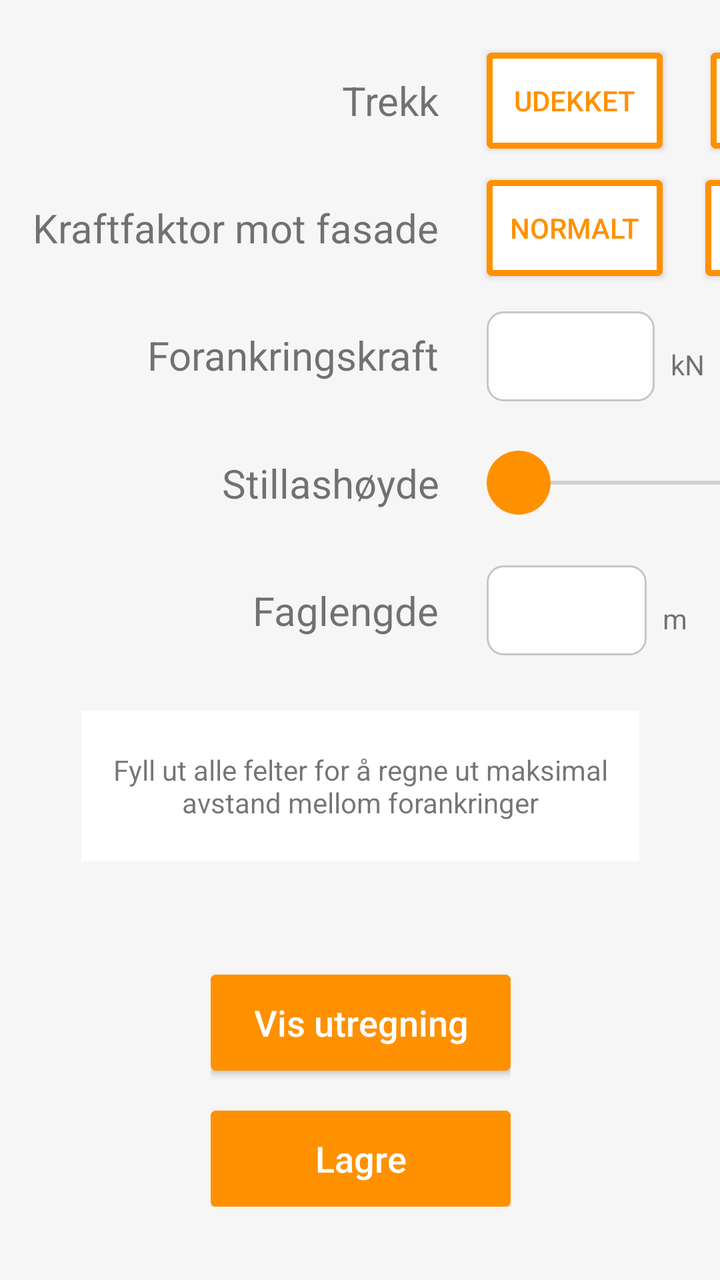
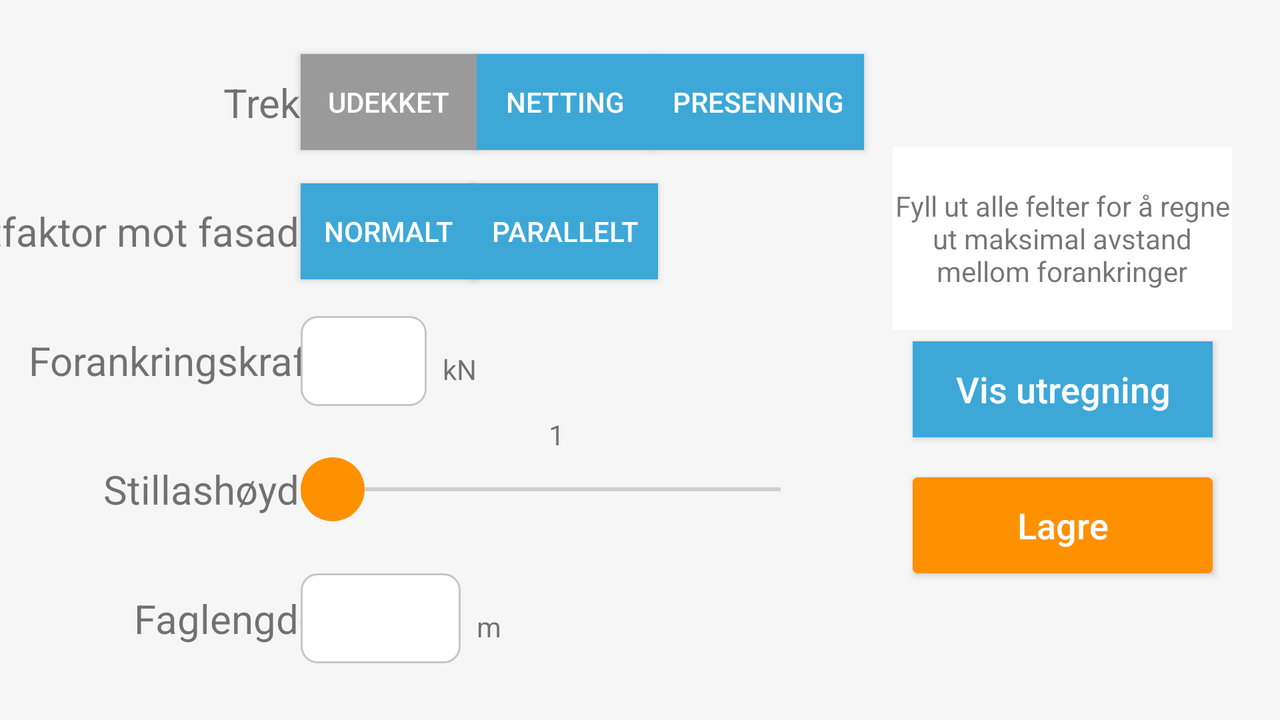

First picture: res/layout/ on a phone held upright. Second picture: the repository's own variant of that layout, on a device whose configuration matches the variant's folder. Source for both follows.
<!-- AndroidManifest.xml: application theme AppTheme -->
<!-- res/layout/fragment_wall_anchor_distance.xml -->
<?xml version="1.0" encoding="utf-8"?>
<androidx.constraintlayout.widget.ConstraintLayout xmlns:android="http://schemas.android.com/apk/res/android"
    xmlns:app="http://schemas.android.com/apk/res-auto"
    xmlns:tools="http://schemas.android.com/tools"
    android:layout_width="match_parent"
    android:layout_height="match_parent"
    android:background="#F6F6F6"
    tools:context=".WallActivity">


    


    <TextView
        android:id="@+id/coverDescriptionTextView"
        android:layout_width="wrap_content"
        android:layout_height="wrap_content"
        android:text="@string/trekk"
        android:textAlignment="textEnd"
        android:textSize="20sp"
        app:layout_constraintBottom_toTopOf="@+id/forceFactorTextView"
        app:layout_constraintEnd_toEndOf="@+id/forceFactorTextView"
        app:layout_constraintTop_toTopOf="parent" />

    <Button
        android:id="@+id/coverTarpButton"
        android:layout_width="wrap_content"
        android:layout_height="wrap_content"
        android:layout_marginStart="24dp"
        android:background="@drawable/border"
        android:paddingHorizontal="10dp"
        android:text="@string/presenning"
        android:textColor="@color/colorAccent"
        app:layout_constraintBottom_toBottomOf="@+id/coverNetButton"
        app:layout_constraintStart_toEndOf="@+id/coverNetButton"
        app:layout_constraintTop_toTopOf="@+id/coverNetButton" />

    <Button
        android:id="@+id/coverNetButton"
        android:layout_width="wrap_content"
        android:layout_height="wrap_content"
        android:layout_marginStart="24dp"
        android:background="@drawable/border"
        android:paddingHorizontal="10dp"
        android:text="@string/netting"
        android:textColor="@color/colorAccent"
        app:layout_constraintBottom_toBottomOf="@+id/coverNoneButton"
        app:layout_constraintEnd_toStartOf="@+id/coverTarpButton"
        app:layout_constraintStart_toEndOf="@+id/coverNoneButton"
        app:layout_constraintTop_toTopOf="@+id/coverNoneButton" />

    <Button
        android:id="@+id/coverNoneButton"
        android:layout_width="wrap_content"
        android:layout_height="wrap_content"
        android:layout_marginStart="24dp"
        android:background="@drawable/border"
        android:paddingHorizontal="10dp"
        android:text="@string/udekket"
        android:textColor="@color/colorAccent"
        app:layout_constraintBottom_toBottomOf="@+id/coverDescriptionTextView"
        app:layout_constraintEnd_toStartOf="@+id/coverNetButton"
        app:layout_constraintStart_toEndOf="@+id/coverDescriptionTextView"
        app:layout_constraintTop_toTopOf="@+id/coverDescriptionTextView" />


    

    <TextView
        android:id="@+id/forceFactorTextView"
        android:layout_width="wrap_content"
        android:layout_height="wrap_content"
        android:layout_marginStart="16dp"
        android:text="@string/kraftfaktor_mot_fasade"
        android:textAlignment="textEnd"
        android:textSize="20sp"
        app:layout_constraintBottom_toTopOf="@+id/anchorForceTextView"
        app:layout_constraintStart_toStartOf="parent"
        app:layout_constraintTop_toBottomOf="@+id/coverDescriptionTextView" />

    <Button
        android:id="@+id/forceFactorNormalButton"
        android:layout_width="wrap_content"
        android:layout_height="wrap_content"
        android:background="@drawable/border"
        android:paddingHorizontal="10dp"
        android:text="@string/normalt"
        android:textColor="@color/colorAccent"
        app:layout_constraintBottom_toBottomOf="@+id/forceFactorTextView"
        app:layout_constraintEnd_toEndOf="@+id/coverNoneButton"
        app:layout_constraintStart_toStartOf="@+id/coverNoneButton"
        app:layout_constraintTop_toTopOf="@+id/forceFactorTextView" />


    

    <Button
        android:id="@+id/forceFactorParallelButton"
        android:layout_width="wrap_content"
        android:layout_height="wrap_content"
        android:background="@drawable/border"
        android:paddingHorizontal="10dp"
        android:text="@string/parallelt"
        android:textColor="@color/colorAccent"
        app:layout_constraintBottom_toBottomOf="@+id/forceFactorNormalButton"
        app:layout_constraintEnd_toEndOf="@+id/coverNetButton"
        app:layout_constraintStart_toStartOf="@+id/coverNetButton"
        app:layout_constraintTop_toTopOf="@+id/forceFactorNormalButton" />

    <TextView
        android:id="@+id/anchorForceTextView"
        android:layout_width="wrap_content"
        android:layout_height="wrap_content"
        android:text="@string/forankringskraft"
        android:textAlignment="textEnd"
        android:textSize="20sp"
        app:layout_constraintBottom_toTopOf="@+id/scaffoldHeightTextView"
        app:layout_constraintEnd_toEndOf="@+id/forceFactorTextView"
        app:layout_constraintTop_toBottomOf="@+id/forceFactorTextView" />

    <EditText
        android:id="@+id/anchorForceEditText"
        android:layout_width="wrap_content"
        android:layout_height="@dimen/editTextHeight"
        android:background="@drawable/et_style"
        android:ems="4"
        android:inputType="numberDecimal"
        android:maxLength="4"
        android:nextFocusDown="@+id/bayLengthEditText"
        android:textAlignment="center"
        app:layout_constraintBottom_toBottomOf="@+id/anchorForceTextView"
        app:layout_constraintStart_toStartOf="@+id/forceFactorNormalButton"
        app:layout_constraintTop_toTopOf="@+id/anchorForceTextView"
        app:layout_constraintVertical_bias="0.473" />

    <TextView
        android:id="@+id/anchorForceLabelTextView"
        android:layout_width="wrap_content"
        android:layout_height="wrap_content"
        android:layout_marginStart="8dp"
        android:layout_marginTop="8dp"
        android:text="@string/kn"
        app:layout_constraintBottom_toBottomOf="@+id/anchorForceEditText"
        app:layout_constraintStart_toEndOf="@+id/anchorForceEditText"
        app:layout_constraintTop_toTopOf="@+id/anchorForceEditText" />


    

    <TextView
        android:id="@+id/scaffoldHeightTextView"
        android:layout_width="wrap_content"
        android:layout_height="wrap_content"
        android:text="@string/stillash_yde"
        android:textAlignment="textEnd"
        android:textSize="20sp"
        app:layout_constraintBottom_toTopOf="@+id/bayLengthDescriptionTextView"
        app:layout_constraintEnd_toEndOf="@+id/anchorForceTextView"
        app:layout_constraintTop_toBottomOf="@+id/anchorForceTextView" />

    <TextView
        android:id="@+id/scaffoldHeightLabelTextView"
        android:layout_width="wrap_content"
        android:layout_height="wrap_content"
        android:layout_marginBottom="2dp"
        android:text="1 m"
        app:layout_constraintBottom_toTopOf="@+id/scaffoldHeightSeekBar"
        app:layout_constraintEnd_toEndOf="@+id/scaffoldHeightSeekBar"
        app:layout_constraintStart_toStartOf="@+id/scaffoldHeightSeekBar" />

    <SeekBar
        android:id="@+id/scaffoldHeightSeekBar"
        android:layout_width="0dp"
        android:layout_height="wrap_content"
        android:max="24"
        android:thumb="@drawable/thumb_image"


        app:layout_constraintBottom_toBottomOf="@+id/scaffoldHeightTextView"
        app:layout_constraintEnd_toEndOf="@+id/coverTarpButton"
        app:layout_constraintStart_toStartOf="@+id/anchorForceEditText"
        app:layout_constraintTop_toTopOf="@+id/scaffoldHeightTextView" />

    

    <TextView
        android:id="@+id/bayLengthDescriptionTextView"
        android:layout_width="wrap_content"
        android:layout_height="wrap_content"
        android:labelFor="@+id/bayLengthEditText"
        android:text="@string/faglengde"
        android:textAlignment="textEnd"
        android:textSize="20sp"
        app:layout_constraintBottom_toTopOf="@+id/resultTextView"
        app:layout_constraintEnd_toEndOf="@+id/scaffoldHeightTextView"
        app:layout_constraintTop_toBottomOf="@+id/scaffoldHeightTextView" />

    <EditText
        android:id="@+id/bayLengthEditText"
        android:layout_width="80dp"
        android:layout_height="@dimen/editTextHeight"
        android:autofillHints="3"
        android:background="@drawable/et_style"
        android:ems="4"
        android:inputType="numberDecimal"
        android:maxLength="4"
        android:nextFocusUp="@+id/anchorForceEditText"
        android:textAlignment="center"
        app:layout_constraintBottom_toBottomOf="@+id/bayLengthDescriptionTextView"
        app:layout_constraintStart_toStartOf="@+id/scaffoldHeightSeekBar"
        app:layout_constraintTop_toTopOf="@+id/bayLengthDescriptionTextView" />

    <TextView
        android:id="@+id/bayLengthLabelTextView"
        android:layout_width="wrap_content"
        android:layout_height="wrap_content"
        android:layout_marginStart="8dp"
        android:layout_marginTop="8dp"
        android:text="@string/m"
        app:layout_constraintBottom_toBottomOf="@+id/bayLengthEditText"
        app:layout_constraintStart_toEndOf="@+id/bayLengthEditText"
        app:layout_constraintTop_toTopOf="@+id/bayLengthEditText" />


    

    <TextView
        android:id="@+id/resultTextView"
        android:layout_width="279dp"
        android:layout_height="wrap_content"
        android:background="@color/white"
        android:paddingVertical="20dp"
        android:text="Fyll ut alle felter for å regne ut maksimal avstand mellom forankringer"
        android:textAlignment="center"
        app:layout_constraintBottom_toTopOf="@+id/rightButtons"
        app:layout_constraintEnd_toEndOf="parent"
        app:layout_constraintStart_toStartOf="parent"
        app:layout_constraintTop_toBottomOf="@+id/bayLengthDescriptionTextView" />

    <LinearLayout
        android:id="@+id/rightButtons"
        android:layout_width="wrap_content"
        android:layout_height="wrap_content"
        android:orientation="vertical"
        app:layout_constraintBottom_toBottomOf="parent"
        app:layout_constraintEnd_toEndOf="@+id/resultTextView"
        app:layout_constraintHorizontal_bias="0.5"
        app:layout_constraintStart_toStartOf="@+id/resultTextView"
        app:layout_constraintTop_toBottomOf="@+id/resultTextView">

        <Button
            android:id="@+id/showCalculationButton"
            android:layout_width="150dp"
            android:layout_height="wrap_content"
            android:layout_marginVertical="20dp"
            android:background="@drawable/border_filled"
            android:paddingStart="12dp"
            android:paddingEnd="12dp"
            android:text="Vis utregning"
            android:textAllCaps="false"
            android:textColor="#FFFFFF"
            android:textSize="18sp" />

        <Button
            android:id="@+id/saveAnchorDistanceButton"
            android:layout_width="150dp"
            android:layout_height="wrap_content"
            android:background="@drawable/border_filled"
            android:paddingStart="12dp"
            android:paddingEnd="12dp"
            android:text="Lagre"
            android:textAllCaps="false"
            android:textColor="#FFFFFF"
            android:textSize="18sp" />

    </LinearLayout>


</androidx.constraintlayout.widget.ConstraintLayout>
<!-- resources referenced by this layout -->
<resources>
  <color name="colorAccent">#FF9100</color>
  <color name="white">#FFFFFF</color>
  <dimen name="editTextHeight">45dp</dimen>
  <!-- drawable border (drawable) -->
  <?xml version="1.0" encoding="utf-8"?>
  <shape xmlns:android="http://schemas.android.com/apk/res/android">
      <solid
          android:color="#FFFFFF" >
      </solid>
      <stroke
          android:width="3dp"
          android:color="@color/colorAccent" >
      </stroke>
      <corners
          android:radius="1dp"   >
      </corners>
  </shape>
  <!-- drawable border_filled (drawable) -->
  <?xml version="1.0" encoding="utf-8"?>
  <shape xmlns:android="http://schemas.android.com/apk/res/android">
      <solid
          android:color="@color/colorAccent" >
      </solid>
      <stroke
          android:width="3dp"
          android:color="@color/colorAccent" >
      </stroke>
      <corners
          android:radius="1dp"   >
      </corners>
  </shape>
  <!-- drawable et_style (drawable) -->
  <?xml version="1.0" encoding="utf-8"?>
  <shape xmlns:android="http://schemas.android.com/apk/res/android" android:shape="rectangle">
      <stroke
          android:width="1dp"
          android:color="#C6C6C6"
          />
      <solid
          android:color="@color/white"/>
      <corners android:radius="8dp"/>
  </shape>
  <!-- drawable thumb_image (drawable) -->
  <?xml version="1.0" encoding="utf-8"?>
  <layer-list xmlns:android="http://schemas.android.com/apk/res/android">
      <item>
          <shape android:shape="rectangle">
              <solid android:color="#00AC8994"/>
              <size
                  android:width="32dp"
                  android:height="32dp"/>
          </shape>
      </item>
      <item>
          <shape android:shape="oval"
              >
              <solid android:color="@color/colorAccent"/>
              <size
                  android:width="32dp"
                  android:height="32dp" />
          </shape>
      </item>
  
  </layer-list>
  <string name="faglengde">Faglengde</string>
  <string name="forankringskraft">Forankringskraft</string>
  <string name="kn">kN</string>
  <string name="kraftfaktor_mot_fasade">Kraftfaktor mot fasade</string>
  <string name="m">m</string>
  <string name="netting">Netting</string>
  <string name="normalt">Normalt</string>
  <string name="parallelt">Parallelt</string>
  <string name="presenning">Presenning</string>
  <string name="stillash_yde">Stillashøyde</string>
  <string name="trekk">Trekk</string>
  <string name="udekket">Udekket</string>
  <style name="AppTheme" parent="Theme.AppCompat.Light.DarkActionBar">
          
          <item name="colorPrimary">@color/colorPrimary</item>
          <item name="colorPrimaryDark">@color/colorPrimaryDark</item>
          <item name="colorAccent">@color/colorAccent</item>
          <item name="android:actionMenuTextAppearance">@style/customActionBar</item>
      </style>
  <color name="colorPrimary">#455A64</color>
  <color name="colorPrimaryDark">#263238</color>
  <style name="customActionBar" parent="@android:style/TextAppearance.Holo.Widget.ActionBar.Menu">
          <item name="android:textSize">16sp</item>
      </style>
</resources>
<!-- res/layout-land/fragment_wall_anchor_distance.xml (the repository's variant of the layout above) -->
<!-- drawn on the phone turned sideways -->
<?xml version="1.0" encoding="utf-8"?>
<androidx.constraintlayout.widget.ConstraintLayout xmlns:android="http://schemas.android.com/apk/res/android"
    xmlns:app="http://schemas.android.com/apk/res-auto"
    xmlns:tools="http://schemas.android.com/tools"
    android:layout_width="match_parent"
    android:layout_height="match_parent"
    tools:context=".WallActivity"
    android:background="#F6F6F6"
    >

    <androidx.constraintlayout.widget.Guideline
        android:id="@+id/guideline"
        android:layout_width="wrap_content"
        android:layout_height="wrap_content"
        android:orientation="vertical"
        app:layout_constraintGuide_percent="0.66" />

    <androidx.constraintlayout.widget.Guideline
        android:id="@+id/guideline2"
        android:layout_width="wrap_content"
        android:layout_height="wrap_content"
        android:orientation="vertical"
        app:layout_constraintGuide_percent="0.25" />


    

    <TextView
        android:id="@+id/coverDescriptionTextView"
        android:layout_width="wrap_content"
        android:layout_height="wrap_content"
        android:text="@string/trekk"
        android:textAlignment="textEnd"
        android:textSize="20sp"
        app:layout_constraintBottom_toTopOf="@+id/forceFactorTextView"
        app:layout_constraintEnd_toStartOf="@+id/guideline2"
        app:layout_constraintTop_toTopOf="parent" />


    <Button
        android:id="@+id/coverTarpButton"
        android:layout_width="wrap_content"
        android:layout_height="wrap_content"
        android:background="#3DA8D8"
        android:paddingHorizontal="10dp"
        android:text="@string/presenning"
        android:textColor="@color/white"
        app:layout_constraintBottom_toBottomOf="@+id/coverNetButton"
        app:layout_constraintEnd_toStartOf="@+id/guideline"
        app:layout_constraintStart_toEndOf="@+id/coverNetButton"
        app:layout_constraintTop_toTopOf="@+id/coverNetButton" />

    <Button
        android:id="@+id/coverNetButton"
        android:layout_width="wrap_content"
        android:layout_height="wrap_content"
        android:background="#3DA8D8"
        android:paddingHorizontal="10dp"
        android:text="@string/netting"
        android:textColor="@color/white"
        app:layout_constraintBottom_toBottomOf="@+id/coverNoneButton"
        app:layout_constraintEnd_toStartOf="@+id/coverTarpButton"
        app:layout_constraintStart_toEndOf="@+id/coverNoneButton"
        app:layout_constraintTop_toTopOf="@+id/coverNoneButton" />

    <Button
        android:id="@+id/coverNoneButton"
        android:layout_width="wrap_content"
        android:layout_height="wrap_content"
        android:background="#9A9A9A"
        android:paddingHorizontal="10dp"
        android:text="@string/udekket"
        android:textColor="@color/white"
        app:layout_constraintBottom_toBottomOf="@+id/coverDescriptionTextView"
        app:layout_constraintEnd_toStartOf="@+id/coverNetButton"
        app:layout_constraintStart_toEndOf="@+id/coverDescriptionTextView"
        app:layout_constraintTop_toTopOf="@+id/coverDescriptionTextView"
        />


    

    <TextView
        android:id="@+id/forceFactorTextView"
        android:layout_width="wrap_content"
        android:layout_height="wrap_content"
        android:text="@string/kraftfaktor_mot_fasade"
        android:textAlignment="textEnd"
        android:textSize="20sp"
        app:layout_constraintBottom_toTopOf="@+id/anchorForceTextView"
        app:layout_constraintEnd_toEndOf="@+id/coverDescriptionTextView"
        app:layout_constraintTop_toBottomOf="@+id/coverDescriptionTextView" />

    <Button
        android:id="@+id/forceFactorNormalButton"
        android:layout_width="wrap_content"
        android:layout_height="wrap_content"
        android:background="#3DA8D8"
        android:paddingHorizontal="10dp"
        android:text="@string/normalt"
        android:textColor="@color/white"
        app:layout_constraintBottom_toBottomOf="@+id/forceFactorTextView"
        app:layout_constraintEnd_toEndOf="@+id/coverNoneButton"
        app:layout_constraintStart_toStartOf="@+id/coverNoneButton"
        app:layout_constraintTop_toTopOf="@+id/forceFactorTextView" />


    

    <Button
        android:id="@+id/forceFactorParallelButton"
        android:layout_width="wrap_content"
        android:layout_height="wrap_content"
        android:background="#3DA8D8"
        android:paddingHorizontal="10dp"
        android:text="@string/parallelt"
        android:textColor="@color/white"
        app:layout_constraintBottom_toBottomOf="@+id/forceFactorNormalButton"
        app:layout_constraintEnd_toEndOf="@+id/coverNetButton"
        app:layout_constraintStart_toStartOf="@+id/coverNetButton"
        app:layout_constraintTop_toTopOf="@+id/forceFactorNormalButton" />

    <TextView
        android:id="@+id/anchorForceTextView"
        android:layout_width="wrap_content"
        android:layout_height="wrap_content"
        android:text="@string/forankringskraft"
        android:textAlignment="textEnd"
        android:textSize="20sp"
        app:layout_constraintBottom_toTopOf="@+id/scaffoldHeightTextView"
        app:layout_constraintEnd_toEndOf="@+id/forceFactorTextView"
        app:layout_constraintTop_toBottomOf="@+id/forceFactorTextView" />

    <EditText
        android:id="@+id/anchorForceEditText"
        android:layout_width="wrap_content"
        android:layout_height="@dimen/editTextHeight"
        android:background="@drawable/et_style"
        android:ems="3"
        android:inputType="numberDecimal"
        android:maxLength="3"
        android:textAlignment="center"
        android:nextFocusDown="@+id/bayLengthEditText"
        android:paddingVertical="15dp"
        app:layout_constraintBottom_toBottomOf="@+id/anchorForceTextView"
        app:layout_constraintStart_toStartOf="@+id/forceFactorNormalButton"
        app:layout_constraintTop_toTopOf="@+id/anchorForceTextView"
        app:layout_constraintVertical_bias="0.473" />

    <TextView
        android:id="@+id/anchorForceLabelTextView"
        android:layout_width="wrap_content"
        android:layout_height="wrap_content"
        android:layout_marginStart="8dp"
        android:layout_marginTop="8dp"
        android:text="@string/kn"
        app:layout_constraintBottom_toBottomOf="@+id/anchorForceEditText"
        app:layout_constraintStart_toEndOf="@+id/anchorForceEditText"
        app:layout_constraintTop_toTopOf="@+id/anchorForceEditText" />




    <TextView
        android:id="@+id/scaffoldHeightTextView"
        android:layout_width="wrap_content"
        android:layout_height="wrap_content"
        android:text="@string/stillash_yde"
        android:textAlignment="textEnd"
        android:textSize="20sp"
        app:layout_constraintBottom_toTopOf="@+id/bayLengthDescriptionTextView"
        app:layout_constraintEnd_toEndOf="@+id/anchorForceTextView"
        app:layout_constraintTop_toBottomOf="@+id/anchorForceTextView" />

    <TextView
        android:id="@+id/scaffoldHeightLabelTextView"
        android:layout_width="wrap_content"
        android:layout_height="wrap_content"
        android:text="1"
        app:layout_constraintBottom_toTopOf="@+id/scaffoldHeightSeekBar"
        app:layout_constraintEnd_toEndOf="@+id/scaffoldHeightSeekBar"
        app:layout_constraintStart_toStartOf="@+id/scaffoldHeightSeekBar"
        android:layout_marginBottom="2dp"/>

    <SeekBar
        android:id="@+id/scaffoldHeightSeekBar"
        android:layout_width="0dp"
        android:layout_height="wrap_content"
        android:layout_marginEnd="16dp"
        android:max="24"
        android:thumb="@drawable/thumb_image"


        app:layout_constraintBottom_toBottomOf="@+id/scaffoldHeightTextView"
        app:layout_constraintEnd_toStartOf="@+id/guideline"
        app:layout_constraintStart_toStartOf="@+id/anchorForceEditText"
        app:layout_constraintTop_toTopOf="@+id/scaffoldHeightTextView" />


    <TextView
        android:id="@+id/bayLengthDescriptionTextView"
        android:layout_width="wrap_content"
        android:layout_height="wrap_content"
        android:text="@string/faglengde"
        android:textAlignment="textEnd"
        android:textSize="20sp"
        app:layout_constraintBottom_toBottomOf="parent"
        app:layout_constraintEnd_toEndOf="@+id/scaffoldHeightTextView"
        app:layout_constraintTop_toBottomOf="@+id/scaffoldHeightTextView"
        android:labelFor="@+id/bayLengthEditText"/>

    <EditText
        android:id="@+id/bayLengthEditText"
        android:layout_width="80dp"
        android:layout_height="@dimen/editTextHeight"
        android:ems="4"
        android:inputType="numberDecimal"
        android:maxLength="4"
        android:nextFocusUp="@+id/anchorForceEditText"
        android:paddingVertical="15dp"
        android:textAlignment="center"
        android:background="@drawable/et_style"
        app:layout_constraintBottom_toBottomOf="@+id/bayLengthDescriptionTextView"
        app:layout_constraintStart_toStartOf="@+id/scaffoldHeightSeekBar"
        app:layout_constraintTop_toTopOf="@+id/bayLengthDescriptionTextView"
        android:autofillHints="3" />

    <TextView
        android:id="@+id/bayLengthLabelTextView"
        android:layout_width="wrap_content"
        android:layout_height="wrap_content"
        android:layout_marginStart="8dp"
        android:layout_marginTop="8dp"
        android:text="@string/m"
        app:layout_constraintBottom_toBottomOf="@+id/bayLengthEditText"
        app:layout_constraintStart_toEndOf="@+id/bayLengthEditText"
        app:layout_constraintTop_toTopOf="@+id/bayLengthEditText" />



    <TextView
        android:id="@+id/resultTextView"
        android:layout_width="0dp"
        android:layout_height="wrap_content"
        android:layout_marginStart="24dp"
        android:layout_marginEnd="24dp"
        android:text="Fyll ut alle felter for å regne ut maksimal avstand mellom forankringer"
        android:paddingVertical="20dp"
        android:background="@color/white"
        android:textAlignment="center"
        app:layout_constraintBottom_toTopOf="@+id/saveAnchorDistanceButton"
        app:layout_constraintEnd_toEndOf="parent"
        app:layout_constraintHorizontal_bias="0.5"
        app:layout_constraintStart_toStartOf="@+id/guideline"
        app:layout_constraintTop_toTopOf="parent" />

    <Button
        android:id="@+id/saveAnchorDistanceButton"
        android:layout_width="150dp"
        android:layout_height="wrap_content"
        android:background="@drawable/border_filled"
        android:paddingStart="12dp"
        android:paddingEnd="12dp"
        android:text="Lagre"
        android:textAllCaps="false"
        android:textColor="#FFFFFF"
        android:textSize="18sp"
        app:layout_constraintBottom_toBottomOf="parent"
        app:layout_constraintEnd_toEndOf="@+id/resultTextView"
        app:layout_constraintStart_toStartOf="@+id/resultTextView"
        app:layout_constraintTop_toBottomOf="@+id/resultTextView" />

    <Button
        android:id="@+id/showCalculationButton"
        android:layout_width="150dp"
        android:layout_height="wrap_content"
        android:background="#3DA8D8"
        android:paddingStart="12dp"
        android:paddingEnd="12dp"
        android:text="Vis utregning"
        android:textAllCaps="false"
        android:textColor="#FFFFFF"
        android:textSize="18sp"
        android:layout_marginVertical="20dp"
        app:layout_constraintBottom_toTopOf="@+id/saveAnchorDistanceButton"
        app:layout_constraintEnd_toEndOf="@+id/saveAnchorDistanceButton"
        app:layout_constraintStart_toStartOf="@+id/saveAnchorDistanceButton" />


</androidx.constraintlayout.widget.ConstraintLayout>
<!-- resources referenced by the variant -->
<!-- as the phone turned sideways resolves them -->
<resources>
  <color name="white">#FFFFFF</color>
  <dimen name="editTextHeight">45dp</dimen>
  <!-- drawable border_filled (drawable) -->
  <?xml version="1.0" encoding="utf-8"?>
  <shape xmlns:android="http://schemas.android.com/apk/res/android">
      <solid
          android:color="@color/colorAccent" >
      </solid>
      <stroke
          android:width="3dp"
          android:color="@color/colorAccent" >
      </stroke>
      <corners
          android:radius="1dp"   >
      </corners>
  </shape>
  <!-- drawable et_style (drawable) -->
  <?xml version="1.0" encoding="utf-8"?>
  <shape xmlns:android="http://schemas.android.com/apk/res/android" android:shape="rectangle">
      <stroke
          android:width="1dp"
          android:color="#C6C6C6"
          />
      <solid
          android:color="@color/white"/>
      <corners android:radius="8dp"/>
  </shape>
  <!-- drawable thumb_image (drawable) -->
  <?xml version="1.0" encoding="utf-8"?>
  <layer-list xmlns:android="http://schemas.android.com/apk/res/android">
      <item>
          <shape android:shape="rectangle">
              <solid android:color="#00AC8994"/>
              <size
                  android:width="32dp"
                  android:height="32dp"/>
          </shape>
      </item>
      <item>
          <shape android:shape="oval"
              >
              <solid android:color="@color/colorAccent"/>
              <size
                  android:width="32dp"
                  android:height="32dp" />
          </shape>
      </item>
  
  </layer-list>
  <string name="faglengde">Faglengde</string>
  <string name="forankringskraft">Forankringskraft</string>
  <string name="kn">kN</string>
  <string name="kraftfaktor_mot_fasade">Kraftfaktor mot fasade</string>
  <string name="m">m</string>
  <string name="netting">Netting</string>
  <string name="normalt">Normalt</string>
  <string name="parallelt">Parallelt</string>
  <string name="presenning">Presenning</string>
  <string name="stillash_yde">Stillashøyde</string>
  <string name="trekk">Trekk</string>
  <string name="udekket">Udekket</string>
  <style name="AppTheme" parent="Theme.AppCompat.Light.DarkActionBar">
          
          <item name="colorPrimary">@color/colorPrimary</item>
          <item name="colorPrimaryDark">@color/colorPrimaryDark</item>
          <item name="colorAccent">@color/colorAccent</item>
          <item name="android:actionMenuTextAppearance">@style/customActionBar</item>
      </style>
  <color name="colorAccent">#FF9100</color>
  <color name="colorPrimary">#455A64</color>
  <color name="colorPrimaryDark">#263238</color>
  <style name="customActionBar" parent="@android:style/TextAppearance.Holo.Widget.ActionBar.Menu">
          <item name="android:textSize">16sp</item>
      </style>
</resources>
